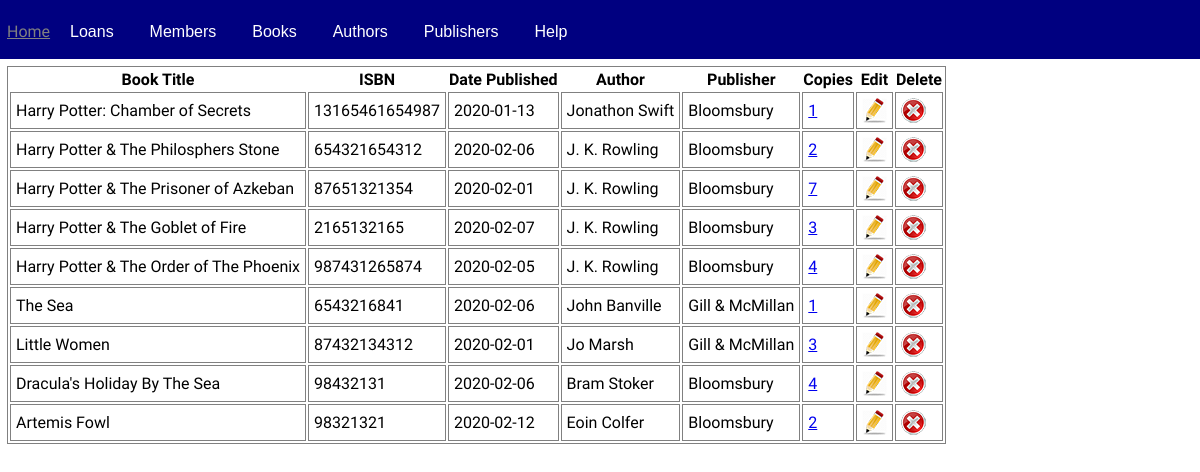
Before: /show-books.php with the older database file.
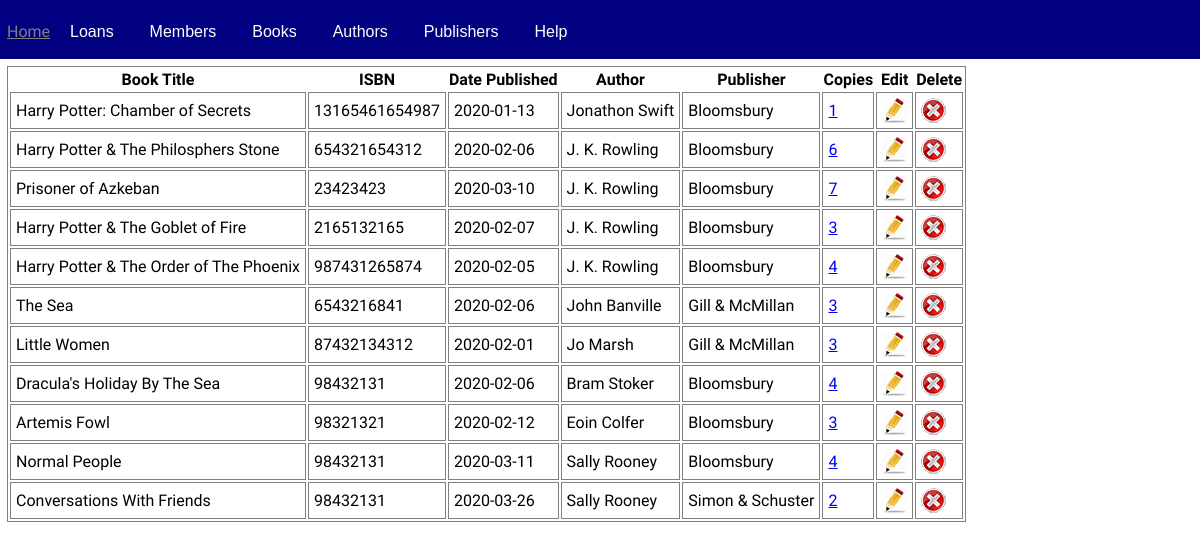
After: the same page with the newer database file.
### tables this page shows
CREATE TABLE `t_books` (
  `book_id` int(8) NOT NULL,
  `title` varchar(100) NOT NULL,
  `isbn` varchar(20) NOT NULL,
  `date_published` date NOT NULL,
  `author_fk` int(8) NOT NULL,
  `publisher_fk` int(8) NOT NULL
);

CREATE TABLE `t_authors` (
  `author_id` int(8) NOT NULL,
  `author_name` varchar(80) NOT NULL
);

CREATE TABLE `t_publishers` (
  `publisher_id` int(8) NOT NULL,
  `publisher_name` varchar(60) NOT NULL
);

### show-books.php (the view, shortened to what this page needs)
<html>
<head>
    <link rel="stylesheet" href="style1.css" type="text/css">
</head>
<body>
    <?php require 'db-connect.php'?>
    <?php require 'navbar.php'?><main>
        <table>
            <tr>
                <th>Book Title</th>
                <th>ISBN</th>
                <th>Date Published</th>
                <th>Author</th>
                <th>Publisher</th>
                <th>Copies</th>
                <th>Edit</th>
                <th>Delete</th>
            </tr>
            <?php
$sql="SELECT * FROM t_books JOIN t_authors ON author_id=author_fk JOIN t_publishers ON publisher_id=publisher_fk";
$result=mysqli_query($con,$sql);
while ($row=mysqli_fetch_array($result)){
     echo '<tr>';
     echo '<td>'.$row['title'].'</td>';
     echo '<td>'.$row['isbn'].'</td>';
     echo '<td>'.$row['date_published'].'</td>';
     echo '<td>'.$row['author_name'].'</td>';
     echo '<td>'.$row['publisher_name'].'</td>';
     $sqlCopies="SELECT COUNT(copy_id) AS countCopies FROM t_copies WHERE book_fk=".$row['book_id'];
     $resultCopies=mysqli_query($con,$sqlCopies);
     $rowCopies=mysqli_fetch_array($resultCopies);
     echo '<td><a href="show-copies.php?book_id='.$row['book_id'].'">'.$rowCopies['countCopies'].'</a></td>';
     echo '<td><a href="edit-book.php?book_id='.$row['book_id'].'"><img src="edit.png"></a>
     </td>';
     echo '<td><a href="delete-book.php?book_id='.$row['book_id'].'"><img src="delete.png"></a></td>';
     echo '</tr>';
    }
?>
        </table>
    </main>
</body>
</html>

### navbar.php (shortened to what this page needs)
<nav>
    <a href="index.php">Home</a>
    <div class="dropdown">
        <button class="dropbtn">Loans</button>
    </div>
    <div class="dropdown">
        <button class="dropbtn">Members</button>
    </div>
    <div class="dropdown">
        <button class="dropbtn">Books</button>
    </div>
    <div class="dropdown">
        <button class="dropbtn">Authors</button>
    </div>
    <div class="dropdown">
        <button class="dropbtn">Publishers</button>
    </div>
    <div class="dropdown">
        <button class="dropbtn">Help</button>
    </div>
</nav>

### style1.css (style rules this page uses)
body { padding: 0px; margin: 0px; font-family: 'Varela Round', sans-serif; }
main { padding: 7px; }
td, tr, table { border: 1px grey solid; }
td { padding: 5px; }
nav { background-color: navy; color: white; height: 45px; padding: 7px; }
nav > a { color: grey; }
.dropbtn { background-color: navy; color: white; padding: 16px; font-size: 16px; border: none; }
.dropdown { position: relative; display: inline-block; }

Changed rows visible on the page:
computed for t_books "Harry Potter & The Philosphers Stone": countCopies "2" → "6"
changed t_books: title "Harry Potter & The Prisoner of Azkeban" → "Prisoner of Azkeban"; isbn "87651321354" → "23423423"; date_published "2020-02-01" → "2020-03-10"
computed for t_books "The Sea": countCopies "1" → "3"
computed for t_books "Artemis Fowl": countCopies "2" → "3"
added t_books: title "Normal People", isbn "98432131", date_published "2020-03-11", t_authors.author_name "Sally Rooney", t_publishers.publisher_name "Bloomsbury", countCopies "4"
added t_books: title "Conversations With Friends", isbn "98432131", date_published "2020-03-26", t_authors.author_name "Sally Rooney", t_publishers.publisher_name "Simon & Schuster", countCopies "2"
